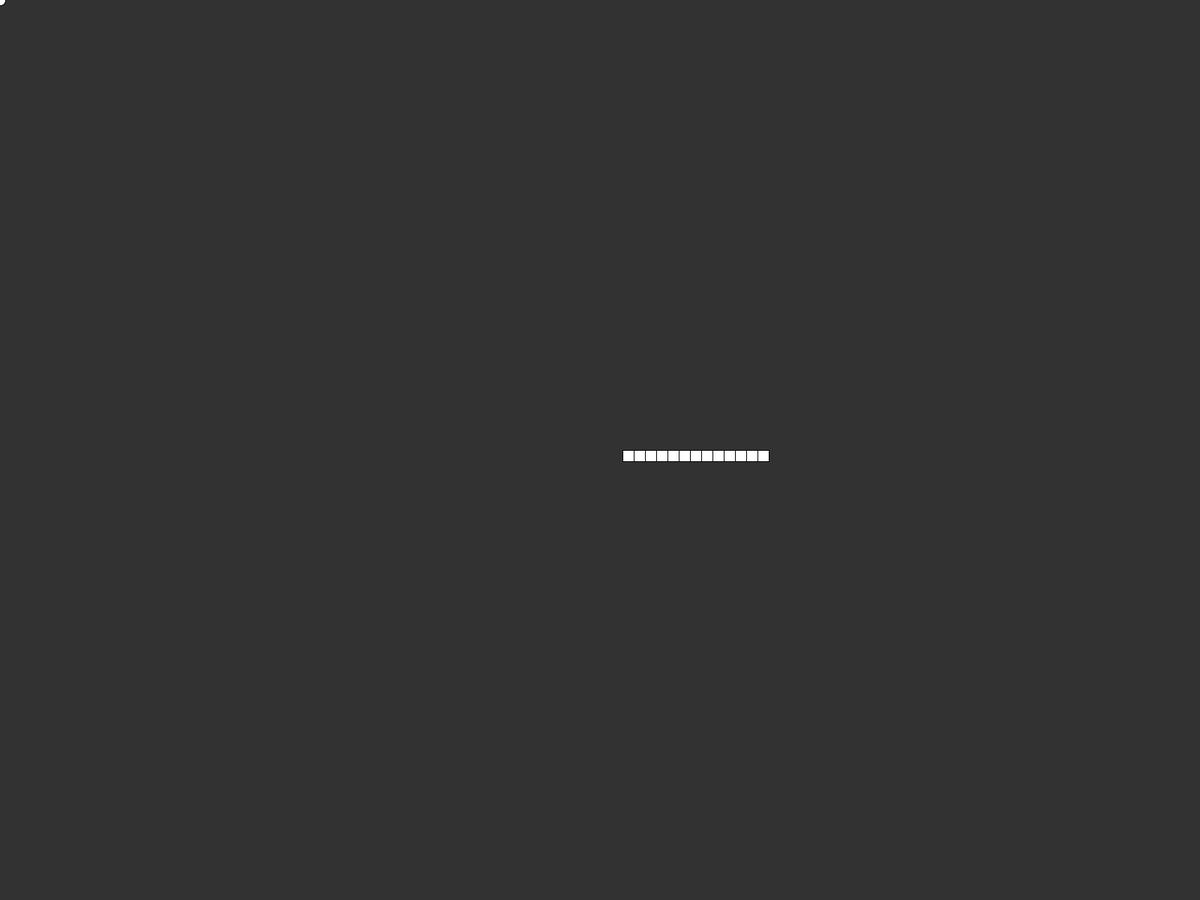
Frame 1 (no input)
Frame 60 (the mouse pressed at the canvas centre just before this capture): identical to frame 1, image omitted
Frame 120 (the mouse held since frame 60 and released just before this capture): identical to frame 1, image omitted

The Processing sketch that drew this single still picture (run headless with seeded random() and noise(); from frame 60 on, the mouse is pressed at the canvas centre):

// Processing sketch: snake_game
// ── snake_game.pde
Snake snake;
Random random;

void setup(){
  fullScreen();
  
  random = new Random();
    snake = new Snake();
}
void draw(){
   
  background(50);
random.display();
snake.display();
snake.move();

//if( snake.intersect(rcircle)){
  //background(155);
//}
}

// ── random.pde
class Random{
float x =0;
  float y = 0;
  float r  = 15;
  Random(){
  }
  void display(){
     
  fill(255);
    ellipse(x,y,r,r);
  }
    
  
  
  
  
}

// ── snake.pde
class Snake{
  float x;
  float y;
  float xspeed;
  float yspeed;
  float r;
  float t;
  Snake(){
   x = width/2;
   y = height/2;
   xspeed = 3;
   yspeed = 2;
   r = 15;
  }
  void display(){
    fill(255);
 for (int i = 2; i < r; i++ ) {
     rect(x + i*r, y , r, r);
 }
   
  }

  void move(){
    
   
  if(keyPressed){
   if (key == CODED){
    if (keyCode == RIGHT){
    x+=2; 

     if(x > width || x < 0 ){
      x = xspeed;
     }
    }else if (keyCode== LEFT){
     x-=2; 
     if(x > width || x < 0 ){
      x = width;
    
   }
  }
  
 }
 if(keyPressed){
    if (key == CODED){
   if (keyCode == UP){
    y -= 2;
    if(y > height || y< 0){
      y = height;
    }
  }
   if (keyCode == DOWN){
    y += 2;
    if(y > height || y< 0){
      y = 0;
 }
 }
  }
}
  }
}
}
